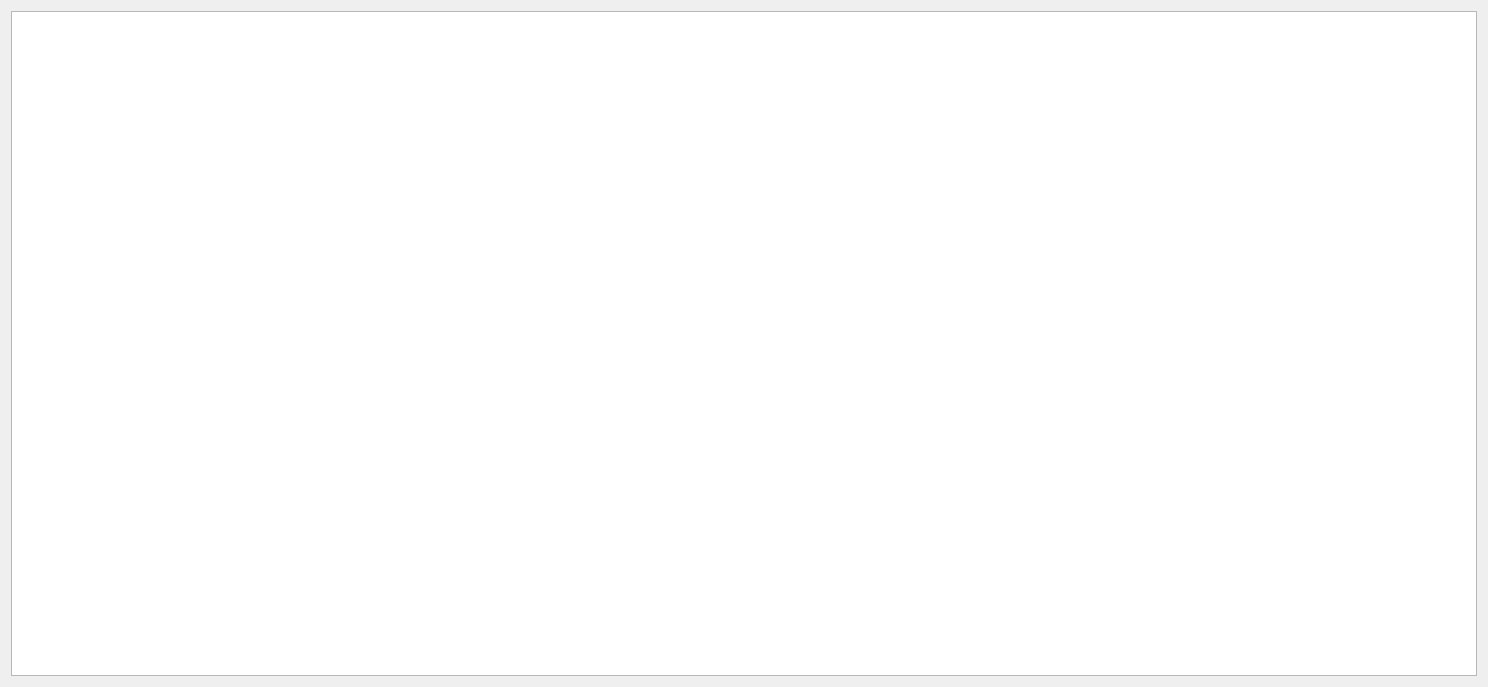
<?xml version="1.0" encoding="UTF-8"?>
<ui version="4.0">
 <class>FTPFileTree</class>
 <widget class="QWidget" name="FTPFileTree">
  <property name="geometry">
   <rect>
    <x>0</x>
    <y>0</y>
    <width>1488</width>
    <height>687</height>
   </rect>
  </property>
  <property name="windowTitle">
   <string>FileTree</string>
  </property>
  <layout class="QVBoxLayout" name="verticalLayout">
   <item>
    <widget class="QTreeView" name="fileTreeView">
     <property name="minimumSize">
      <size>
       <width>200</width>
       <height>200</height>
      </size>
     </property>
    </widget>
   </item>
  </layout>
 </widget>
 <resources/>
 <connections/>
</ui>
